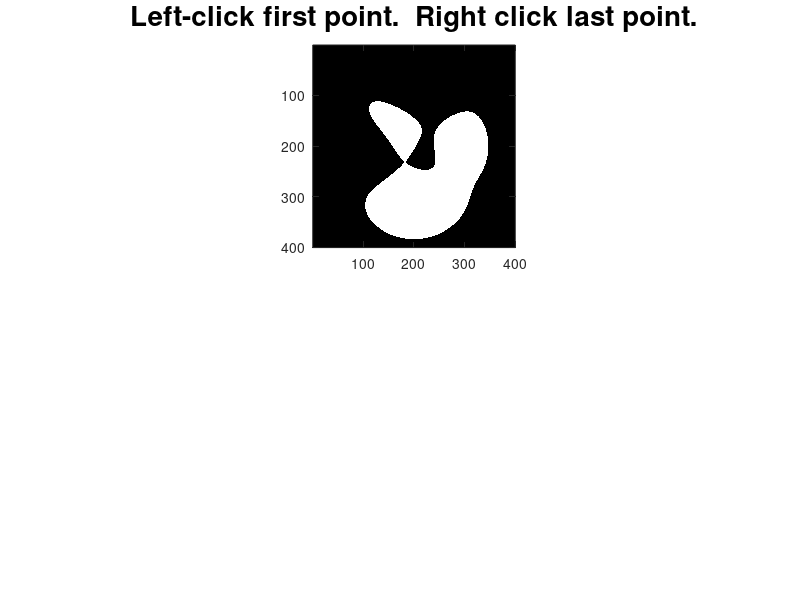

MATLAB code for this plot: (Note: this script raises an error after producing the figure.)
clc;    % Clear the command window.
workspace;  % Make sure the workspace panel is showing.
format longg;
format compact;
fontSize = 20;
% Check that user has the Image Processing Toolbox installed.
hasIPT = license('test', 'image_toolbox');
if ~hasIPT
	% User does not have the toolbox installed.
	message = sprintf('Sorry, but you do not seem to have the Image Processing Toolbox.\nDo you want to try to continue anyway?');
	reply = questdlg(message, 'Toolbox missing', 'Yes', 'No', 'Yes');
	if strcmpi(reply, 'No')
		% User said No, so exit.
		return;
	end
end


grayImage = uint8(mat2gray(peaks(400)));
% Get the dimensions of the image.  
% numberOfColorBands should be = 1.
[rows columns numberOfColorBands] = size(grayImage);
% Display the original gray scale image.
subplot(2, 1, 1);
imshow(grayImage, []);
axis on;
title('Original Grayscale Image', 'FontSize', fontSize);
% Enlarge figure to full screen.
set(gcf, 'units','normalized','outerposition',[0 0 1 1]);
% Give a name to the title bar.
set(gcf,'name','Demo by ImageAnalyst','numbertitle','off') 
% Initialize
button = 1;
while button ~= 2
	% Get which action the user wants to do.
	button = menu('Choose an action', 'Find Intersection', 'Exit');
	if button == 2
		% Bail out because they clicked Exit.
		break;
	end
	% Make caption the instructions.
	subplot(2, 1, 1);
	cla reset;
	imshow(grayImage, []);
	axis on;
	title('Left-click first point.  Right click last point.', 'FontSize', fontSize);
	% Ask user to plot a line.
	[x, y, profile] = improfile();
	% Plot line.
	hold on;
	plot(x, y, 'r-', 'LineWidth', 2);
	% Restore caption.
	title('Binary Image', 'FontSize', fontSize);
	% Calculate distance
	distanceInPixels = sqrt((x(1)-x(end))^2 + (y(1)-y(end))^2);
	% Plot it.
	subplot(2,1,2);
	plot(profile, 'LineWidth', 2);
	grid on;
	
	% Initialize
	caption = sprintf('Intensity Profile Along Line\nThe distance = %f pixels', ...
		distanceInPixels);
	title(caption, 'FontSize', fontSize);
	ylabel('Gray Level', 'FontSize', fontSize);
	xlabel('Pixels Along Line', 'FontSize', fontSize);
	ylim([0 1.5]);
	
	% Find intersection points.
	dif = diff(profile);
	
	% Find where it goes from 0 to 1, and dif == 1;
	nonZeroElements = find(dif > 0);
	% Plot them
	subplot(2, 1, 1); % Go back to the image.
	hold on;
	plot(x(nonZeroElements), y(nonZeroElements),...
		'ro', 'MarkerSize', 10);
	% Find where it goes from 1 to 0, and dif == -1;
	nonZeroElements2 = find(dif < 0);
	% Plot them
	subplot(2, 1, 1); % Go back to the image.
	hold on;
	plot(x(nonZeroElements2), y(nonZeroElements2),...
		'ro', 'MarkerSize', 10);
end